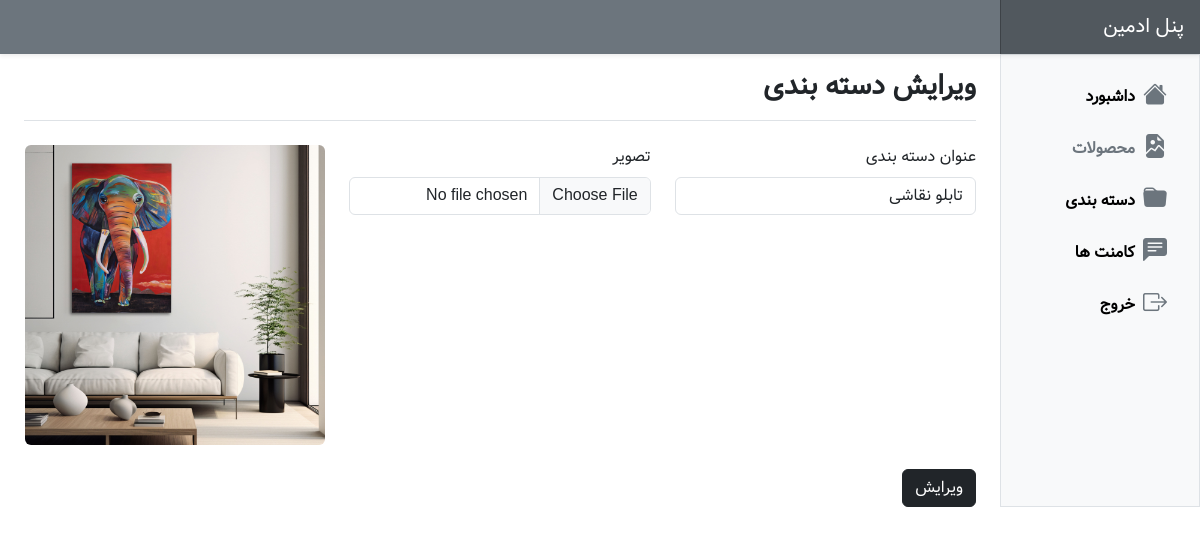
The page /panel/pages/categories/edit.php?id=1 on the database its author committed.
### tables this page shows
CREATE TABLE `categories` (
  `id` int(11) NOT NULL,
  `title` varchar(255) NOT NULL,
  `image` varchar(255) NOT NULL
);

### panel/pages/categories/edit.php (the view, shortened to what this page needs)
<?php
include "../../../include/db.php";
if(isset($_GET['id'])){
    $id=$_GET['id'];
    $categories=$db->prepare('SELECT * FROM categories WHERE id= :id');
    $categories->execute(['id'=> $id]);
    $categories=$categories->fetch();
}
?>
<!DOCTYPE html>
<html dir="rtl" lang="fa">
    <head>
        <link
            rel="stylesheet"
            href="https://cdn.jsdelivr.net/npm/bootstrap-icons@1.10.5/font/bootstrap-icons.css"
        />
        <link
            href="https://cdn.jsdelivr.net/npm/bootstrap@5.3.1/dist/css/bootstrap.min.css"
            rel="stylesheet"
        />
        <link rel="stylesheet" href="../../assets/css/style.css" />
    </head>
    <body>
        <header
            class="navbar sticky-top bg-secondary flex-md-nowrap p-0 shadow-sm"
        >
            <a
                class="navbar-brand col-md-3 col-lg-2 me-0 px-3 fs-5 text-white"
                href="index.html"
                >پنل ادمین</a
            >
        </header>
        <div class="container-fluid">
            <div class="row">
                <div
                    class="sidebar border border-right col-md-3 col-lg-2 p-0 bg-body-tertiary"
                >
                    <div
                        class="offcanvas-md offcanvas-end bg-body-tertiary"
                        tabindex="-1"
                        id="sidebarMenu"
                    >
                        <div
                            class="offcanvas-body d-md-flex flex-column p-0 pt-lg-3 overflow-y-auto"
                        >
                        <ul class="nav flex-column pe-3">
                                <li class="nav-item">
                                    <a
                                        class="nav-link link-body-emphasis text-decoration-none d-flex align-items-center gap-2"
                                        href="../../index.php"
                                    >
                                        <i
                                            class="bi bi-house-fill fs-4 text-secondary"
                                        ></i>
                                        <span class="fw-bold">داشبورد</span>
                                    </a>
                                </li>
                                <li class="nav-item">
                                    <a
                                        class="nav-link link-body-emphasis text-decoration-none d-flex align-items-center gap-2 text-secondary"
                                        href="index.php"
                                    >
                                        <i
                                            class="bi bi-file-earmark-image-fill fs-4 text-secondary"
                                        ></i>
                                        <span class="fw-bold">محصولات</span>
                                    </a>
                                </li>
                                <li class="nav-item">
                                    <a
                                        class="nav-link link-body-emphasis text-decoration-none d-flex align-items-center gap-2"
                                        href="../categories/index.php"
                                    >
                                        <i
                                            class="bi bi-folder-fill fs-4 text-secondary"
                                        ></i>
                                        <span class="fw-bold">دسته بندی</span>
                                    </a>
                                </li>
                                <li class="nav-item">
                                    <a
                                        class="nav-link link-body-emphasis text-decoration-none d-flex align-items-center gap-2"
                                        href="../comments/index.php"
                                    >
                                        <i
                                            class="bi bi-chat-left-text-fill fs-4 text-secondary"
                                        ></i>
                                        <span class="fw-bold">کامنت ها</span>
                                    </a>
                                </li>
                                <li class="nav-item">
                                    <a
                                        class="nav-link link-body-emphasis text-decoration-none d-flex align-items-center gap-2"
                                        href="../auth/logout.php"
                                    >
                                        <i
                                            class="bi bi-box-arrow-right fs-4 text-secondary"
                                        ></i>
                                        <span class="fw-bold">خروج</span>
                                    </a>
                                </li>
                            </ul>
                        </div>
                    </div>
                </div>
                <main class="col-md-9 ms-sm-auto col-lg-10 px-md-4">
                    <div
                        class="d-flex justify-content-between flex-wrap flex-md-nowrap align-items-center pt-3 pb-2 mb-3 border-bottom"
                    >
                        <h1 class="fs-3 fw-bold">ویرایش دسته بندی</h1>
                    </div>
                    <div class="mt-4">
                        <form method="POST" class="row g-4" enctype="multipart/form-data">
                            <div class="col-12 col-sm-6 col-md-4">
                                <label class="form-label">عنوان دسته بندی</label>
                                <input type="text" class="form-control" name="title" value="<?php echo $categories['title'] ?>" />
                            </div>
                            <div class="col-12 col-sm-6 col-md-4">
                                <label for="formFile" class="form-label"
                                    >تصویر </label
                                >
                                <input name="image" class="form-control" type="file" />
                            </div>
                            <div class="col-12 col-sm-6 col-md-4">
                                <img class="rounded" src="../../../assets/image/<?php echo $categories['image'] ?>" width="300" />
                            </div>
                            <div class="col-12">
                                <button type="submit" name="editCategory" class="btn btn-dark">
                                     ویرایش
                                </button>
                            </div>
                        </form>
                    </div>
                </main>
            </div>
        </div>
    </body>
</html>

### panel/assets/css/style.css (style rules this page uses)
body { font-family: "Vazir", sans-serif; }
.navbar-brand { padding-top: 0.75rem; padding-bottom: 0.75rem; background-color: rgba(0, 0, 0, 0.25); box-shadow: inset 1px 0 0 rgba(0, 0, 0, 0.25); }

### rows shown on the page
categories: title "تابلو نقاشی", image (picture)
